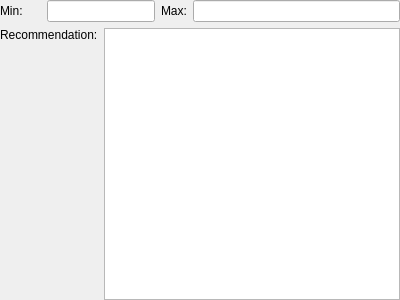
<?xml version="1.0" encoding="UTF-8"?>
<ui version="4.0">
 <class>RangeParameterValueForm</class>
 <widget class="QWidget" name="RangeParameterValueForm">
  <property name="geometry">
   <rect>
    <x>0</x>
    <y>0</y>
    <width>400</width>
    <height>300</height>
   </rect>
  </property>
  <property name="windowTitle">
   <string>Form</string>
  </property>
  <property name="locale">
   <locale language="English" country="UnitedStates"/>
  </property>
  <layout class="QGridLayout" name="gridLayout">
   <property name="leftMargin">
    <number>0</number>
   </property>
   <property name="topMargin">
    <number>0</number>
   </property>
   <property name="rightMargin">
    <number>0</number>
   </property>
   <property name="bottomMargin">
    <number>0</number>
   </property>
   <item row="0" column="0">
    <widget class="QLabel" name="minLabel">
     <property name="text">
      <string>Min:</string>
     </property>
    </widget>
   </item>
   <item row="0" column="1" colspan="2">
    <widget class="QLineEdit" name="minLineEdit"/>
   </item>
   <item row="0" column="3">
    <widget class="QLabel" name="maxLabel">
     <property name="text">
      <string>Max:</string>
     </property>
    </widget>
   </item>
   <item row="0" column="4">
    <widget class="QLineEdit" name="maxLineEdit"/>
   </item>
   <item row="1" column="0" colspan="2">
    <widget class="QLabel" name="recommendationLabel">
     <property name="text">
      <string>Recommendation:</string>
     </property>
     <property name="alignment">
      <set>Qt::AlignLeading|Qt::AlignLeft|Qt::AlignTop</set>
     </property>
    </widget>
   </item>
   <item row="1" column="2" colspan="3">
    <widget class="QTextEdit" name="recommendationTextEdit"/>
   </item>
  </layout>
 </widget>
 <resources/>
 <connections/>
</ui>
